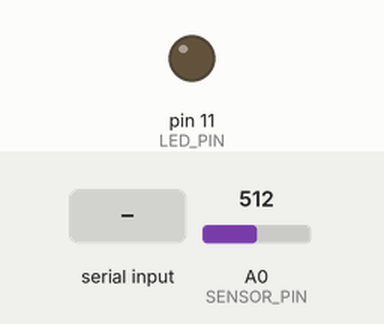
Simulated run of this sketch. Board: Arduino Uno, built with avr-gcc and run on an emulated ATmega328P. On the bench: output pins drawn as LEDs (lit = HIGH). Dashed ring = blinking. Inputs (shaded band) come from the test bench; at power-on: A0 (SENSOR_PIN) = 512. What the sketch prints to the serial monitor is not drawn.

Above: at 1.2 s.
1.3 s: "1" received over Serial
At 1.56 s:
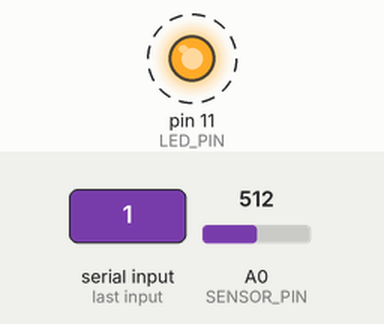
4.3 s: "0" received over Serial
At 4.3 s:
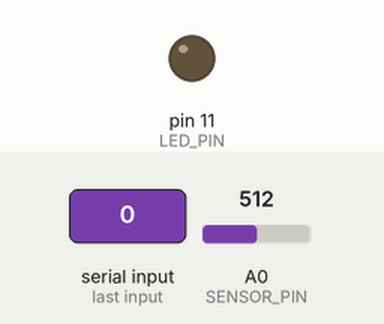
Timing chart, 0 to 7.3 s (numbered marks = the images above; inputs shaded):
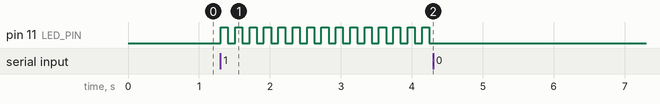

The sketch:

sketch_jul05a.ino
```cpp
const int SENSOR_PIN = A0;
const int LED_PIN = 11;
const int DELAY_TIME = 10;

bool ledOn = false;
int lastSensorValue = 0;
const int SENSOR_THRESHOLD = 5;

unsigned long lastBlinkTime = 0;
const int BLINK_INTERVAL = 100; // LED点滅間隔（ミリ秒）

void setup() {
  Serial.begin(115200);
  pinMode(LED_PIN, OUTPUT);
}

void loop() {
  int sensorValue = analogRead(SENSOR_PIN);

  if (abs(sensorValue - lastSensorValue) > SENSOR_THRESHOLD) {
    Serial.println(sensorValue);
    lastSensorValue = sensorValue;
  }

  if (Serial.available() > 0) {
    char command = Serial.read();
    ledOn = (command == '1');
  }

  if (ledOn) {
    blinkLED();
  } else {
    digitalWrite(LED_PIN, LOW);
  }

  delay(DELAY_TIME);
}

void blinkLED() {
  unsigned long currentTime = millis();
  if (currentTime - lastBlinkTime >= BLINK_INTERVAL) {
    lastBlinkTime = currentTime;
    digitalWrite(LED_PIN, !digitalRead(LED_PIN));
  }
}
```

Measured:
- after the input at 1.3 s, pin 11 (LED_PIN): alternates HIGH for 0.10 s and LOW for 0.10 s, starting at once
- after the input at 4.3 s, pin 11 (LED_PIN): stops changing and stays LOW
